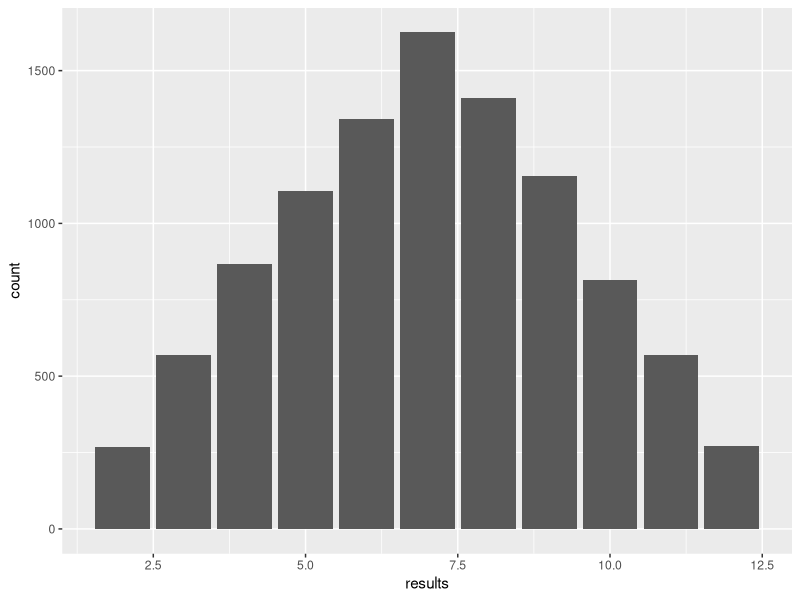

This chart was generated by the following R code:
## ---- chunk 1
knitr::opts_chunk$set(echo = FALSE)
library(tidyverse)
## ---- chunk 2
# Helper functions which we need in order to do the simulation later. Don't
# really need a function to roll one die.

roll_one_die <- function(){
  sample(1:6, size = 1)
}

# Would have been easier to write this by just calling sample() twice (although
# be wary of the replace argument) but Preceptor made us do it this way.

roll_two_dice <- function(){
  roll_one_die() + roll_one_die()
}
## ---- chunk 3
# Run the roll_two_dice() function a lot of times. Then, create a graphic of the
# results. If this matches our intuition, that is evidence that our functions
# are behaving correctly. I need to put the results in a tibble, since that is
# what ggplot wants.


x <- tibble(results = map_int(1:10000, ~ roll_two_dice()))

# Once I have a tibble, the standard ggplot works. Would be nice to have the
# x-axis labels corresponding to the actual roll values, like 2, 3 and so on.
# Need tyo figure out a way to get the stats_bin warning (or is it a message?)
# to disappear. If I just turn it off in the code chunk, I will be penalized.

x %>% 
  ggplot(aes(results)) +
    geom_bar()

## ---- chunk 4
# Assume that John Mark is honest. Yeah! How surprising is it to roll 6 winners?
# How unusual is it to win against Ishan 4 to 0?


